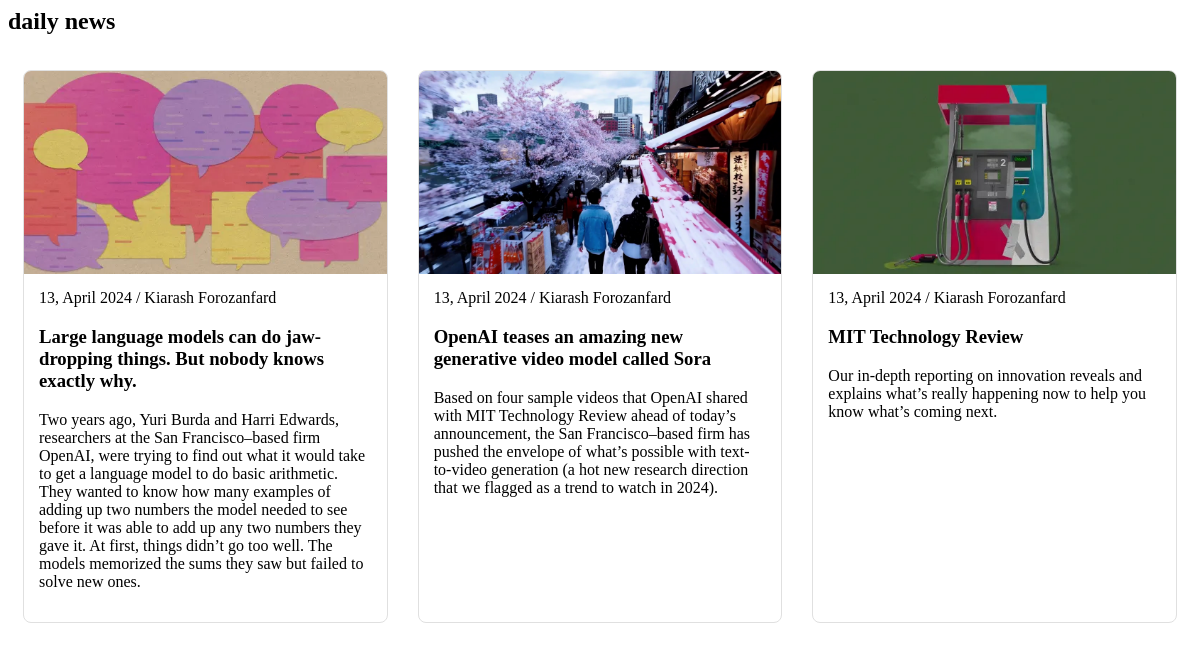
The app's page /DailyNews with its own data.
### home/models.py (models this page shows, shortened)
class DailyNews(models.Model):
    author = models.ForeignKey(User, on_delete=models.CASCADE, related_name='Daily')
    image = models.ImageField(upload_to='images/DailyNews/')
    title = models.CharField(max_length=100)
    description = models.TextField()
    create_at = models.DateTimeField(auto_now_add=True)

### home/views.py (the view)
# urls.py: path('DailyNews', DailyNewsView.as_view(), name='DailyNews_partial'),  # this address is for includes/DailyNews.html
class DailyNewsView(TemplateView):  # for send data to includes/DailyNews.html
    template_name = 'includes/DailyNews.html'
    def get_context_data(self, **kwargs):
        context = super().get_context_data()
        context['data'] = DailyNews.objects.all()
        return context

### context_processors/contex_processors.py (called while the page is built)
def recent_articles(request):
    recent_articles = Article.objects.order_by('-updated_at')
    our_service = OurService.objects.all()
    return {'recent_article': recent_articles, 'our_service': our_service}

### templates/includes/DailyNews.html (shortened to what this page needs)
{% load static %}
<section id="recent-posts" class="recent-posts">
    <div class="container" data-aos="fade-up">
        <div class="section-header">
            <h2> daily news </h2>
        </div>
        <div class="row gy-5">
            <div class="post-wrapper">
                {% for datum in data %}
                    <div class="post-box" data-aos="fade-up" data-aos-delay="100">
                        <img src="{{ datum.image.url }}" class="img-fluid" alt="{{ datum.title }}">
                        <div class="post-content">
                            <div class="meta">
                                <span class="post-date">{{ datum.create_at.day }}, {{ datum.create_at|date:"E" }} {{ datum.create_at.year }}</span>
                                <span class="post-author"> / {{ datum.author.get_full_name }}</span>
                            </div>
                            <h3 class="post-title">{{ datum.title }}</h3>
                            <p>{{ datum.description }}</p>
                        </div>
                    </div>
                {% endfor %}
            </div>
        </div>
    </div>
</section>

### templates/includes/DailyNews.html (style rules this page uses)
.post-wrapper { display: flex; flex-wrap: wrap; }
.post-box { flex: 1 1 300px; margin: 15px; border: 1px solid #e0e0e0; border-radius: 8px; overflow: hidden; transition: transform 0.3s ease; }
.post-box img { width: 100%; height: auto; }
.post-content { padding: 15px; }

### records on screen
DailyNews: image (picture), create_at.day "13", create_at "April", create_at.year "2024", author.get_full_name "Kiarash Forozanfard", title "Large language models can do jaw-dropping things. But nobody knows exactly why.", description "Two years ago, Yuri Burda and Harri Edwards, researchers at the San Francisco–based firm OpenAI, were trying to find out what it would take to get a language model to do basic arithmetic. They wanted to know how many examples of adding up two numbers the model needed to see before it was able to add up any two numbers they gave it. At first, things didn’t go too well. The models memorized the sums they saw but failed to solve new ones."
DailyNews: image (picture), create_at.day "13", create_at "April", create_at.year "2024", author.get_full_name "Kiarash Forozanfard", title "OpenAI teases an amazing new generative video model called Sora", description "Based on four sample videos that OpenAI shared with MIT Technology Review ahead of today’s announcement, the San Francisco–based firm has pushed the envelope of what’s possible with text-to-video generation (a hot new research direction that we flagged as a trend to watch in 2024)."
DailyNews: image (picture), create_at.day "13", create_at "April", create_at.year "2024", author.get_full_name "Kiarash Forozanfard", title "MIT Technology Review", description "Our in-depth reporting on innovation reveals and explains what’s really happening now to help you know what’s coming next."
